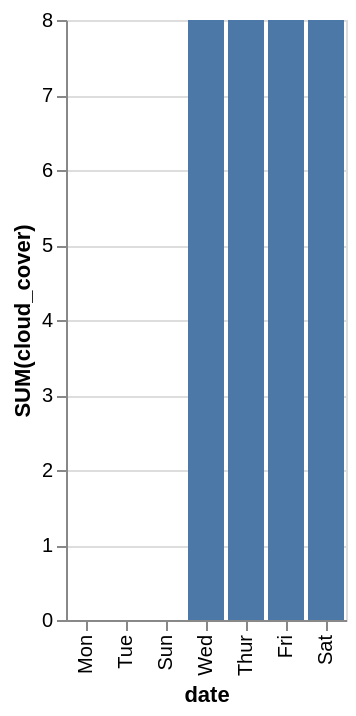

This figure's Vega-Lite source:
### Vega-Lite specification from a JSON file in a GitHub repository (floating-point values rounded to 4 significant figures)
{"data": {"values": [{"x_data": "Mon", "y_data": 0}, {"x_data": "Tue", "y_data": 0}, {"x_data": "Wed", "y_data": 8}, {"x_data": "Thur", "y_data": 8}, {"x_data": "Fri", "y_data": 8}, {"x_data": "Sat", "y_data": 8}, {"x_data": "Sun", "y_data": 0}]}, "mark": "bar", "encoding": {"x": {"field": "x_data", "type": "nominal", "title": "date", "sort": {"op": "sum", "field": "y_data", "order": "ascending"}}, "y": {"field": "y_data", "type": "quantitative", "title": "SUM(cloud_cover)"}}}
